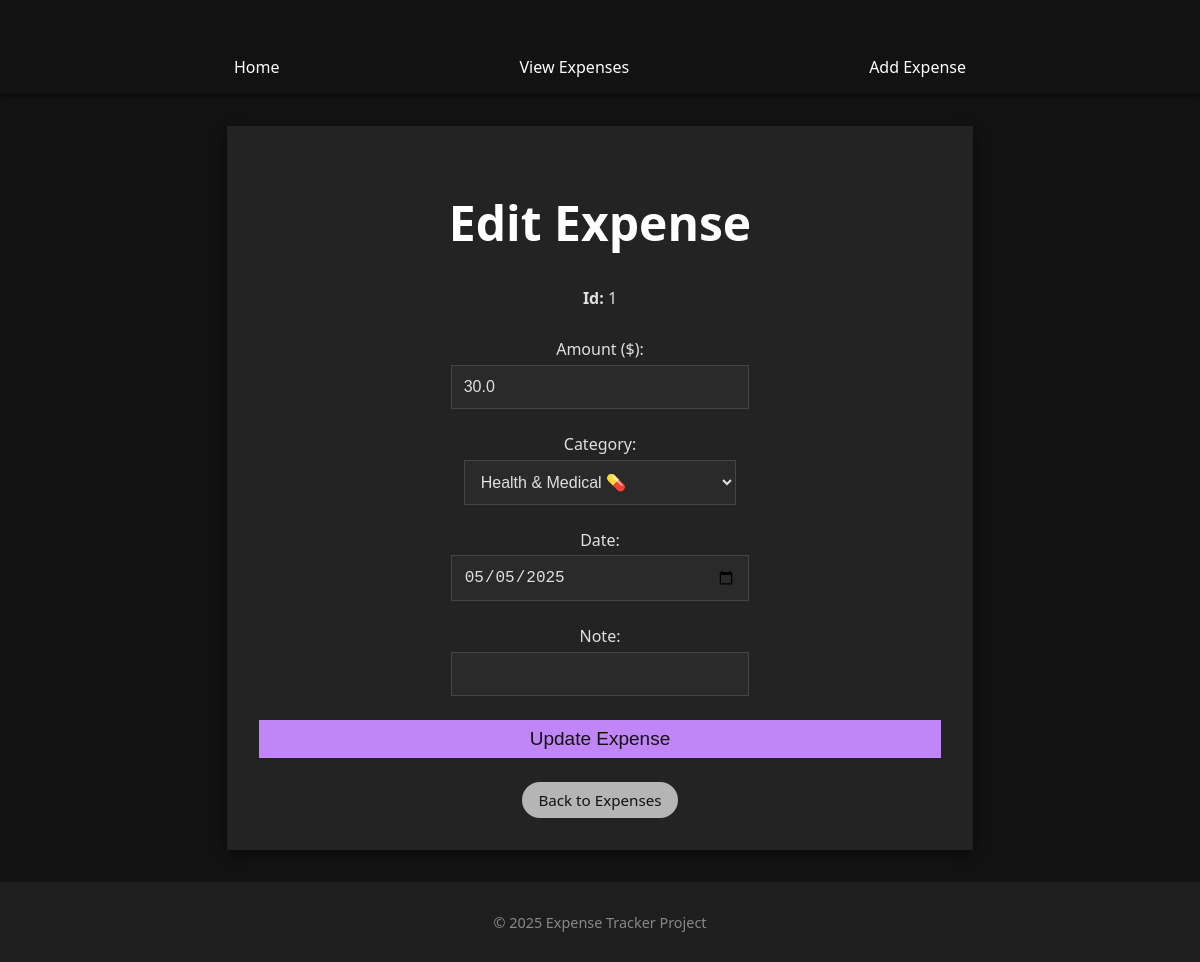
The page /expenses/edit/1 on the database as committed earlier.
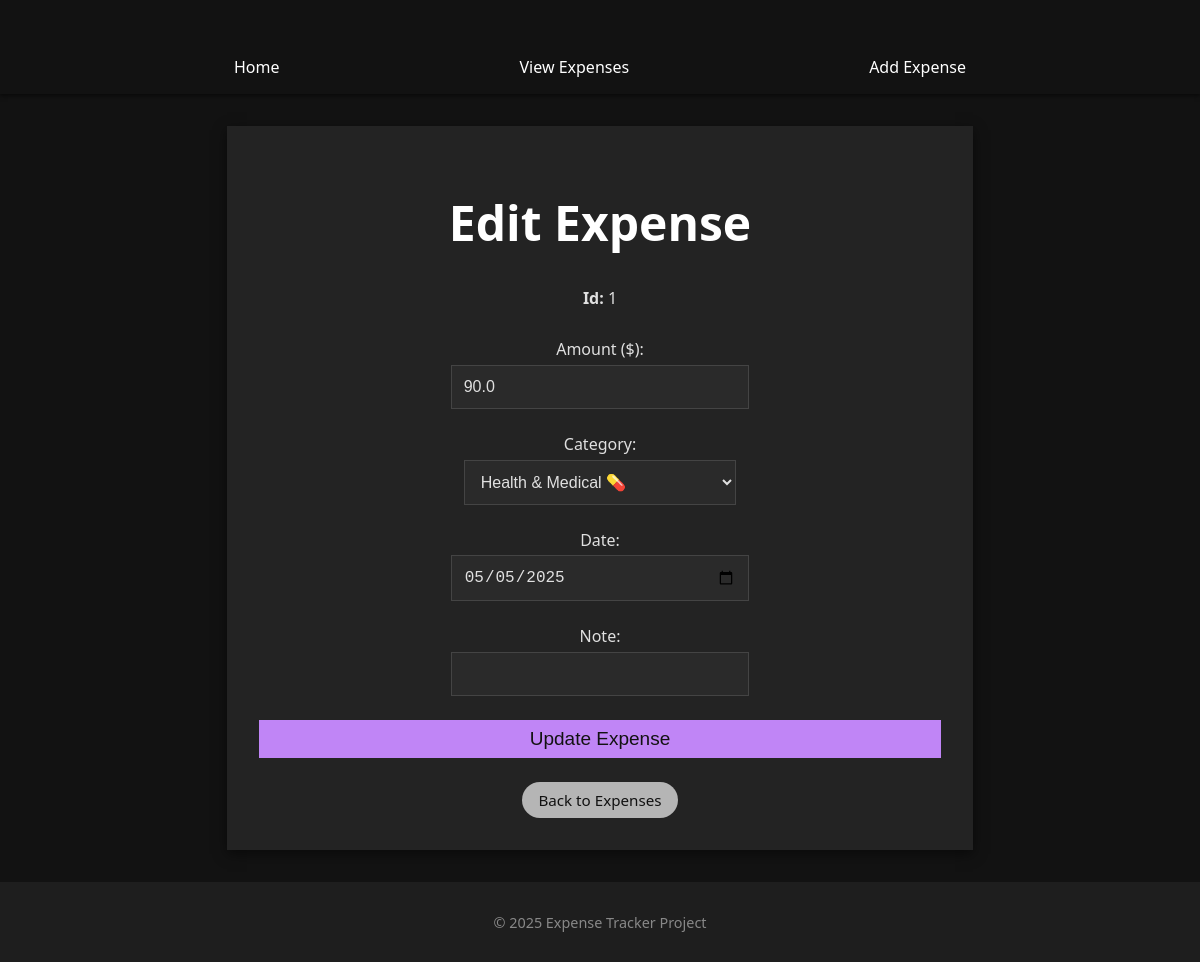
The same page on the database as committed later.
### models/expense.py (models this page shows, shortened)
class Expense(db.Model):
    __tablename__ = "expenses"
    id = db.mapped_column(db.Integer, primary_key=True)
    amount = db.mapped_column(db.Float, nullable=False)
    category = db.mapped_column(db.String, nullable=False)
    date = db.mapped_column(DateTime, nullable=False)
    note = db.mapped_column(db.String)
    category_id = db.Column(db.Integer, db.ForeignKey("category.id"), nullable=False)
    category = db.relationship("Category", back_populates="expenses")

### app.py (the view)
    @app.route("/expenses/edit/<int:expense_id>", methods=["GET"])
    def edit_form(expense_id):
        stmt = select(Expense).where(Expense.id == expense_id)
        expense = db.session.execute(stmt).scalars().first()
        if not expense:
            return render_template("error.html", message="No expense matching the ID")
        categories = db.session.execute(select(Category)).scalars().all()
        today = datetime.today().strftime("%Y-%m-%d")
        return render_template("edit_expense.html", expense=expense, categories=categories, today=today)

### templates/edit_expense.html (shortened to what this page needs)
{% extends "base.html" %}
{% block content %}
<div class="center-box">
    <div class="card">
        <h1 style="text-align: center; font-size: 3rem;">Edit Expense</h1>
        <form method="post" style="display: flex; flex-direction: column; gap: 1.5rem; margin-top: 2rem;">            <div>
                <label><strong>Id:</strong> {{ expense.id }}</label><br>
            </div>
            <div>
                <label>Amount ($):</label><br>
                <input type="number" step="0.01" name="amount" value="{{ expense.amount }}" required class="input-box">
            </div>
            <div>
                <label>Category:</label><br>
                <select name="category_id" required class="input-box">
                    {% for category in categories %}
                        <option value="{{ category.id }}" {% if category.id == expense.category.id %}selected{% endif %}>
                            {{ category.name }}
                        </option>
                    {% endfor %}
                </select>
            </div>
            <div>
                <label>Date:</label><br>
                <input type="date" name="date" value="{{ expense.date.strftime('%Y-%m-%d') }}" required class="input-box" max="{{ today }}">
            </div>
            <div>
                <label>Note:</label><br>
                <input type="text" name="note" value="{{ expense.note }}" class="input-box">
            </div>
            <button type="submit" class="btn" style="font-size: 19px;">Update Expense</button>
        </form>
        <div style="margin-top: 1rem; text-align: center; font-size: 19px;">
            <a href="{{ url_for('list_expenses') }}" class="btn-back">Back to Expenses</a>
        </div>
    </div>
</div>
{% endblock %}

Rows that differ between the two databases and show on the page:
changed Expense id 1: amount "30.0" → "90.0"
